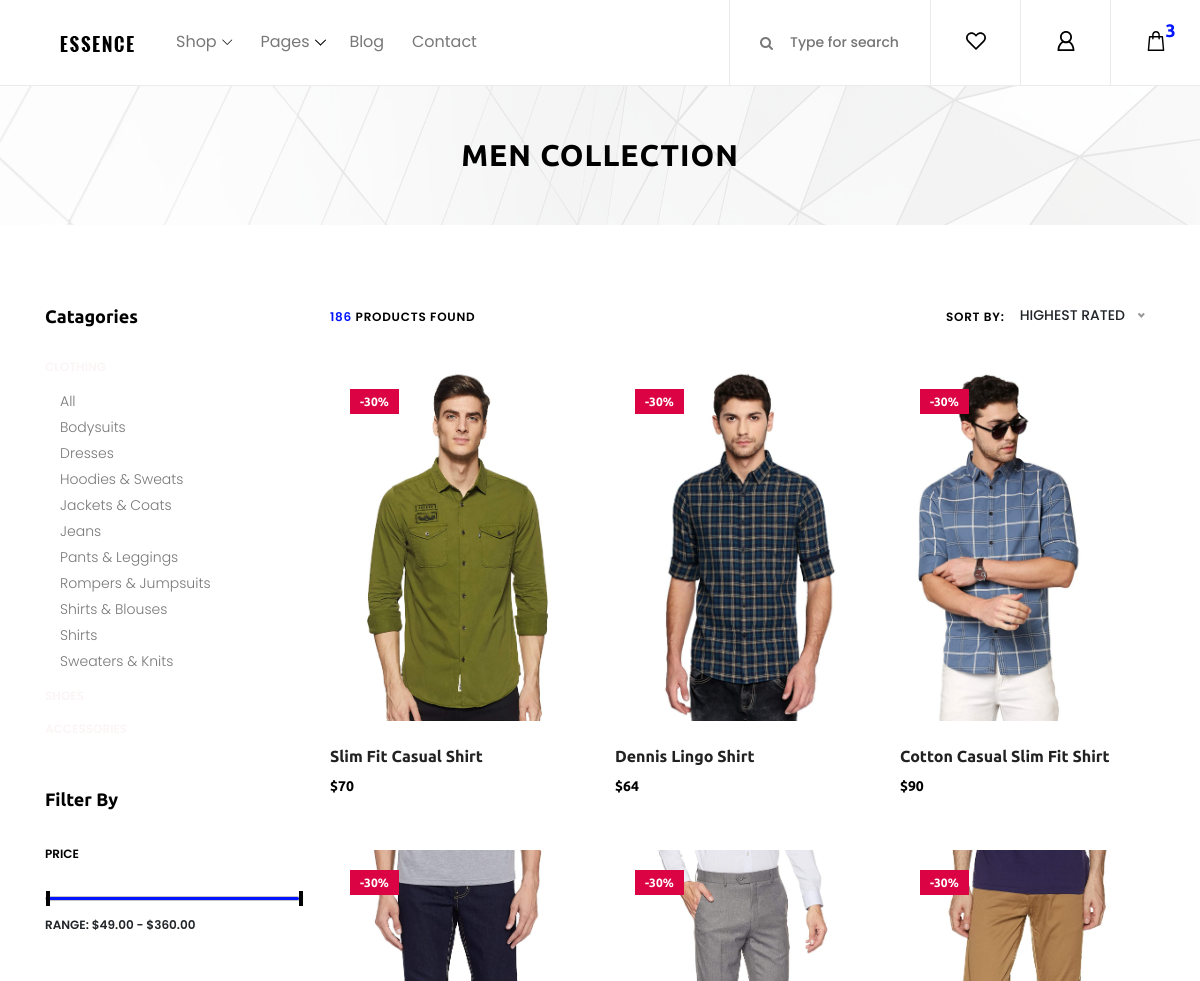
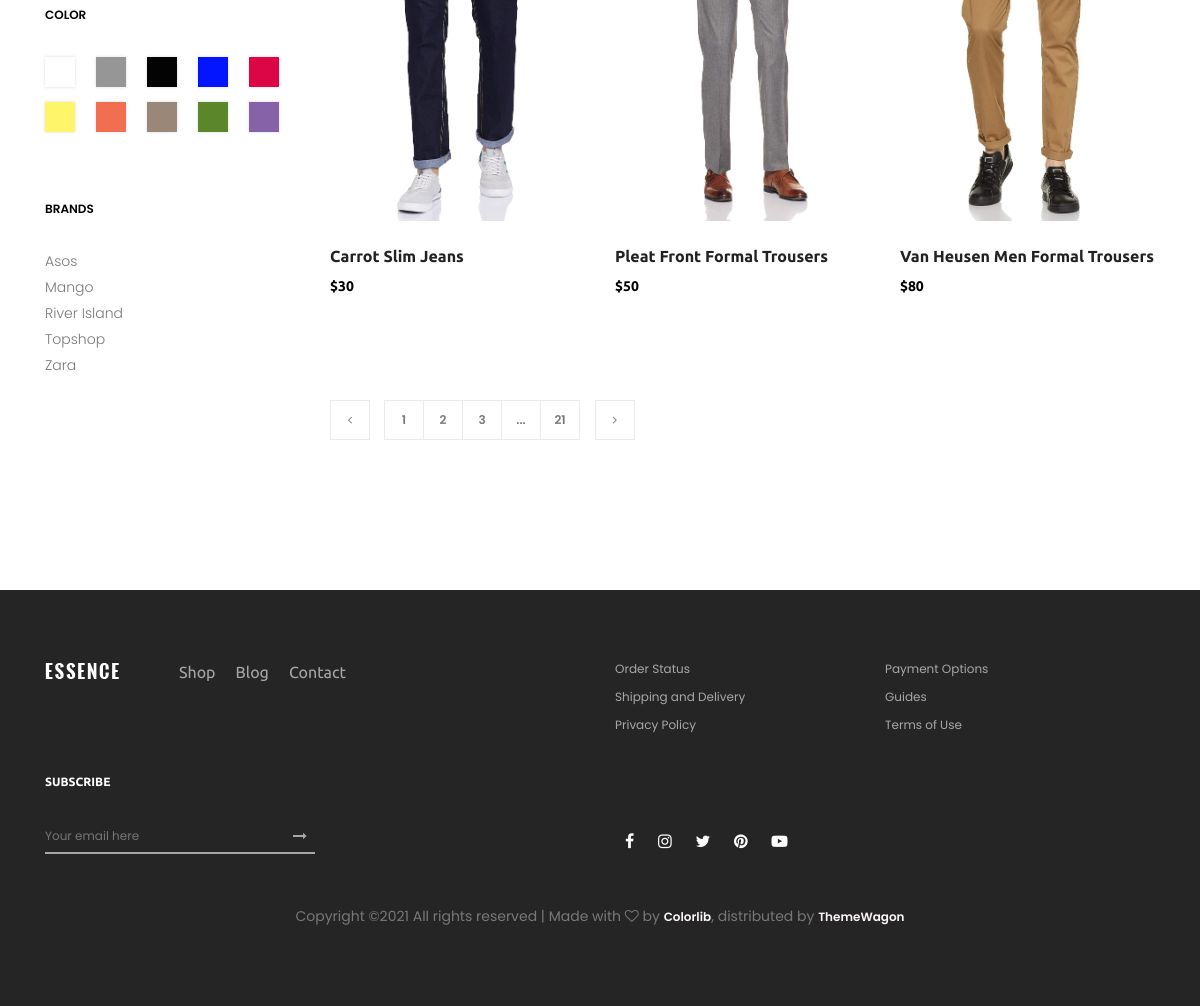
Page /ecommerce_9-11-2021/essence-master/men.php on the committed database (2 pictures, top to bottom).
### tables this page shows
CREATE TABLE `product_detail` (
  `p_id` bigint(10) NOT NULL,
  `p_name` varchar(100) NOT NULL,
  `p_price` bigint(50) NOT NULL,
  `p_desc` text NOT NULL,
  `p_image` varchar(100) NOT NULL,
  `c_name` varchar(50) NOT NULL,
  `is_active` bigint(20) NOT NULL DEFAULT 1
);

### ecommerce_9-11-2021/essence-master/men.php (the view, shortened to what this page needs)
<!DOCTYPE html>
<html lang="en">
<head>
    <link rel="stylesheet" href="css/core-style.css">
    <link rel="stylesheet" href="style.css">
</head>
<body>
    <header class="header_area">
        <div class="classy-nav-container breakpoint-off d-flex align-items-center justify-content-between">
            <nav class="classy-navbar" id="essenceNav">
                <a class="nav-brand" href="index.php"><img src="img/core-img/logo.png" alt=""></a>
                <div class="classy-menu">
                    <div class="classynav">
                        <ul>
                            <li><a href="#">Shop</a>
                            </li>
                            <li><a href="#">Pages</a>
                            </li>
                            <li><a href="blog.html">Blog</a></li>
                            <li><a href="contact.html">Contact</a></li>
                        </ul>
                    </div>
                </div>
            </nav>
            <div class="header-meta d-flex clearfix justify-content-end">
                <div class="search-area">
                    <form action="search-product.php" method="post">
                        <input type="search" name="search" id="headerSearch" placeholder="Type for search">
                        <button type="submit" name="submit"><i class="fa fa-search" aria-hidden="true"></i></button>
                    </form>
                </div>
                <div class="favourite-area">
                    <a href="#"><img src="img/core-img/heart.svg" alt=""></a>
                </div>
                <div class="user-login-info">
                    <a href="#"><img src="img/core-img/user.svg" alt=""></a>
                </div>
                <div class="cart-area">
                    <a href="#" id="essenceCartBtn"><img src="img/core-img/bag.svg" alt=""> <span>3</span></a>
                </div>
            </div>
        </div>
    </header>
    <div class="breadcumb_area bg-img" style="background-image: url(img/bg-img/breadcumb.jpg);">
        <div class="container h-100">
            <div class="row h-100 align-items-center">
                <div class="col-12">
                    <div class="page-title text-center">
                        <h2>MEN COLLECTION</h2>
                    </div>
                </div>
            </div>
        </div>
    </div>
    <section class="shop_grid_area section-padding-80">
        <div class="container">
            <div class="row">
                <div class="col-12 col-md-4 col-lg-3">
                    <div class="shop_sidebar_area">
                        <div class="widget catagory mb-50">
                            <h6 class="widget-title mb-30">Catagories</h6>
                            <div class="catagories-menu">
                                <ul id="menu-content2" class="menu-content collapse show">
                                    <li data-toggle="collapse" data-target="#clothing">
                                        <a href="#">clothing</a>
                                        <ul class="sub-menu collapse show" id="clothing">
                                            <li><a href="#">All</a></li>
                                            <li><a href="#">Bodysuits</a></li>
                                            <li><a href="#">Dresses</a></li>
                                            <li><a href="#">Hoodies &amp; Sweats</a></li>
                                            <li><a href="#">Jackets &amp; Coats</a></li>
                                            <li><a href="#">Jeans</a></li>
                                            <li><a href="#">Pants &amp; Leggings</a></li>
                                            <li><a href="#">Rompers &amp; Jumpsuits</a></li>
                                            <li><a href="#">Shirts &amp; Blouses</a></li>
                                            <li><a href="#">Shirts</a></li>
                                            <li><a href="#">Sweaters &amp; Knits</a></li>
                                        </ul>
                                    </li>
                                    <li data-toggle="collapse" data-target="#shoes" class="collapsed">
                                        <a href="#">shoes</a>
                                    </li>
                                    <li data-toggle="collapse" data-target="#accessories" class="collapsed">
                                        <a href="#">accessories</a>
                                    </li>
                                </ul>
                            </div>
                        </div>
                        <div class="widget price mb-50">
                            <h6 class="widget-title mb-30">Filter by</h6>
                            <p class="widget-title2 mb-30">Price</p>
                            <div class="widget-desc">
                                <div class="slider-range">
                                    <div data-min="49" data-max="360" data-unit="$" class="slider-range-price ui-slider ui-slider-horizontal ui-widget ui-widget-content ui-corner-all" data-value-min="49" data-value-max="360" data-label-result="Range:">
                                        <span class="ui-slider-handle ui-state-default ui-corner-all" tabindex="0"></span>
                                        <span class="ui-slider-handle ui-state-default ui-corner-all" tabindex="0"></span>
                                    </div>
                                    <div class="range-price">Range: $49.00 - $360.00</div>
                                </div>
                            </div>
                        </div>
                        <div class="widget color mb-50">
                            <p class="widget-title2 mb-30">Color</p>
                            <div class="widget-desc">
                                <ul class="d-flex">
                                    <li><a href="#" class="color1"></a></li>
                                    <li><a href="#" class="color2"></a></li>
                                    <li><a href="#" class="color3"></a></li>
                                    <li><a href="#" class="color4"></a></li>
                                    <li><a href="#" class="color5"></a></li>
                                    <li><a href="#" class="color6"></a></li>
                                    <li><a href="#" class="color7"></a></li>
                                    <li><a href="#" class="color8"></a></li>
                                    <li><a href="#" class="color9"></a></li>
                                    <li><a href="#" class="color10"></a></li>
                                </ul>
                            </div>
                        </div>
                        <div class="widget brands mb-50">
                            <p class="widget-title2 mb-30">Brands</p>
                            <div class="widget-desc">
                                <ul>
                                    <li><a href="#">Asos</a></li>
                                    <li><a href="#">Mango</a></li>
                                    <li><a href="#">River Island</a></li>
                                    <li><a href="#">Topshop</a></li>
                                    <li><a href="#">Zara</a></li>
                                </ul>
                            </div>
                        </div>
                    </div>
                </div>
                <div class="col-12 col-md-8 col-lg-9">
                    <div class="shop_grid_product_area">
                        <div class="row">
                            <div class="col-12">
                                <div class="product-topbar d-flex align-items-center justify-content-between">
                                    <div class="total-products">
                                        <p><span>186</span> products found</p>
                                    </div>
                                    <div class="product-sorting d-flex">
                                        <p>Sort by:</p>
                                        <form action="#" method="get">
                                        </form>
                                    </div>
                                </div>
                            </div>
                        </div>
                        <div class="row">
                        <?php
                        include "../admin-panel/connection.php";
                        $sql="select * from product_detail where c_name='Men' AND is_active='1'" or die("error in query");
                        $query=mysqli_query($con,$sql);
                        while($row=mysqli_fetch_array($query))
                        {
                            $p_id=$row['p_id'];
                        ?>
                            <div class="col-12 col-sm-6 col-lg-4">
                                <div class="single-product-wrapper">
                                    <div class="product-img">
                                        <img src="<?php echo $row['p_image']; ?>" alt="">
                                        <div class="product-badge offer-badge">
                                            <span>-30%</span>
                                        </div>
                                    </div>
                                    <div class="product-description">
                                        <a href="single-product-details.php?p_id=<?php echo $p_id; ?>">
                                            <h6><?php echo $row['p_name']; ?></h6>
                                        </a>
                                        <p class="product-price">$<?php echo $row['p_price']; ?></p>
                                    </div>
                                </div>
                            </div>
                        <?php
                        }
                        ?>
                        </div>
                    </div>
                    <nav aria-label="navigation">
                        <ul class="pagination mt-50 mb-70">
                            <li class="page-item"><a class="page-link" href="#"><i class="fa fa-angle-left"></i></a></li>
                            <li class="page-item"><a class="page-link" href="#">1</a></li>
                            <li class="page-item"><a class="page-link" href="#">2</a></li>
                            <li class="page-item"><a class="page-link" href="#">3</a></li>
                            <li class="page-item"><a class="page-link" href="#">...</a></li>
                            <li class="page-item"><a class="page-link" href="#">21</a></li>
                            <li class="page-item"><a class="page-link" href="#"><i class="fa fa-angle-right"></i></a></li>
                        </ul>
                    </nav>
                </div>
            </div>
        </div>
    </section>
    <footer class="footer_area clearfix">
        <div class="container">
            <div class="row">
                <div class="col-12 col-md-6">
                    <div class="single_widget_area d-flex mb-30">
                        <div class="footer-logo mr-50">
                            <a href="#"><img src="img/core-img/logo2.png" alt=""></a>
                        </div>
                        <div class="footer_menu">
                            <ul>
                                <li><a href="shop.html">Shop</a></li>
                                <li><a href="blog.html">Blog</a></li>
                                <li><a href="contact.html">Contact</a></li>
                            </ul>
                        </div>
                    </div>
                </div>
                <div class="col-12 col-md-6">
                    <div class="single_widget_area mb-30">
                        <ul class="footer_widget_menu">
                            <li><a href="#">Order Status</a></li>
                            <li><a href="#">Payment Options</a></li>
                            <li><a href="#">Shipping and Delivery</a></li>
                            <li><a href="#">Guides</a></li>
                            <li><a href="#">Privacy Policy</a></li>
                            <li><a href="#">Terms of Use</a></li>
                        </ul>
                    </div>
                </div>
            </div>
            <div class="row align-items-end">
                <div class="col-12 col-md-6">
                    <div class="single_widget_area">
                        <div class="footer_heading mb-30">
                            <h6>Subscribe</h6>
                        </div>
                        <div class="subscribtion_form">
                            <form action="#" method="post">
                                <input type="email" name="mail" class="mail" placeholder="Your email here">
                                <button type="submit" class="submit"><i class="fa fa-long-arrow-right" aria-hidden="true"></i></button>
                            </form>
                        </div>
                    </div>
                </div>
                <div class="col-12 col-md-6">
                    <div class="single_widget_area">
                        <div class="footer_social_area">
                            <a href="#" data-toggle="tooltip" data-placement="top" title="Facebook"><i class="fa fa-facebook" aria-hidden="true"></i></a>
                            <a href="#" data-toggle="tooltip" data-placement="top" title="Instagram"><i class="fa fa-instagram" aria-hidden="true"></i></a>
                            <a href="#" data-toggle="tooltip" data-placement="top" title="Twitter"><i class="fa fa-twitter" aria-hidden="true"></i></a>
                            <a href="#" data-toggle="tooltip" data-placement="top" title="Pinterest"><i class="fa fa-pinterest" aria-hidden="true"></i></a>
                            <a href="#" data-toggle="tooltip" data-placement="top" title="Youtube"><i class="fa fa-youtube-play" aria-hidden="true"></i></a>
                        </div>
                    </div>
                </div>
            </div>
        <div class="row mt-5">
                <div class="col-md-12 text-center">
                    <p>
    Copyright &copy;<script>document.write(new Date().getFullYear());</script> All rights reserved | Made with <i class="fa fa-heart-o" aria-hidden="true"></i> by <a href="https://colorlib.com" target="_blank">Colorlib</a>, distributed by <a href="https://themewagon.com/" target="_blank">ThemeWagon</a>
                    </p>
                </div>
            </div>
        </div>
    </footer>
</body>
</html>

### rows in the picture
product_detail: p_image (picture), p_name "Slim Fit Casual Shirt", p_price "70"
product_detail: p_image (picture), p_name "Dennis Lingo Shirt", p_price "64"
product_detail: p_image (picture), p_name "Cotton Casual Slim Fit Shirt", p_price "90"
product_detail: p_image (picture), p_name "Carrot Slim Jeans", p_price "30"
product_detail: p_image (picture), p_name "Pleat Front Formal Trousers", p_price "50"
product_detail: p_image (picture), p_name "Van Heusen Men Formal Trousers", p_price "80"
